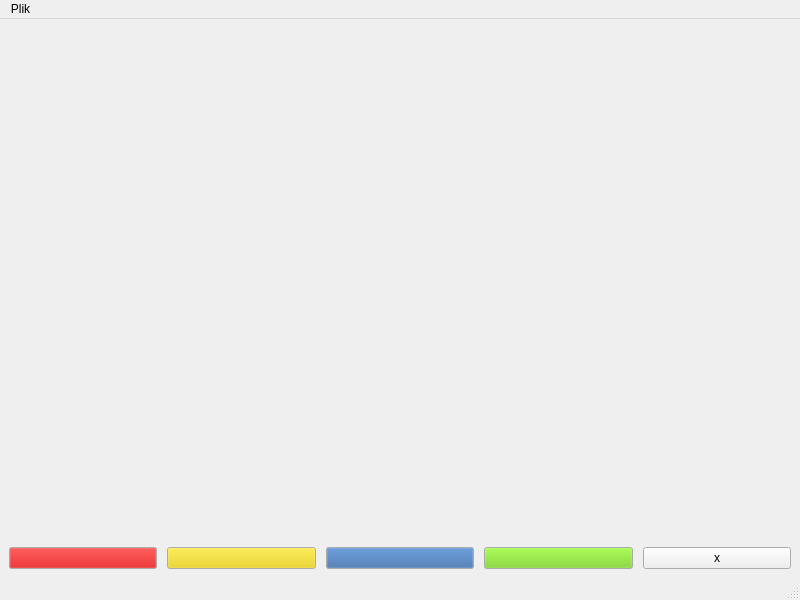
<?xml version="1.0" encoding="UTF-8"?>
<ui version="4.0">
 <class>MainWindow</class>
 <widget class="QMainWindow" name="MainWindow">
  <property name="geometry">
   <rect>
    <x>0</x>
    <y>0</y>
    <width>800</width>
    <height>600</height>
   </rect>
  </property>
  <property name="sizePolicy">
   <sizepolicy hsizetype="Preferred" vsizetype="Maximum">
    <horstretch>0</horstretch>
    <verstretch>0</verstretch>
   </sizepolicy>
  </property>
  <property name="windowTitle">
   <string>MainWindow</string>
  </property>
  <widget class="QWidget" name="widget">
   <layout class="QVBoxLayout" name="verticalLayout">
    <item>
     <widget class="ObszarRysowania" name="obszar_rysowania" native="true">
      <property name="sizePolicy">
       <sizepolicy hsizetype="Preferred" vsizetype="Preferred">
        <horstretch>0</horstretch>
        <verstretch>0</verstretch>
       </sizepolicy>
      </property>
     </widget>
    </item>
    <item>
     <layout class="QHBoxLayout" name="horizontalLayout" stretch="0,0,0,0,0">
      <property name="spacing">
       <number>10</number>
      </property>
      <property name="sizeConstraint">
       <enum>QLayout::SetNoConstraint</enum>
      </property>
      <property name="leftMargin">
       <number>0</number>
      </property>
      <property name="topMargin">
       <number>0</number>
      </property>
      <property name="rightMargin">
       <number>0</number>
      </property>
      <property name="bottomMargin">
       <number>0</number>
      </property>
      <item>
       <widget class="QPushButton" name="pushButton_1">
        <property name="palette">
         <palette>
          <active>
           <colorrole role="Button">
            <brush brushstyle="SolidPattern">
             <color alpha="255">
              <red>204</red>
              <green>0</green>
              <blue>0</blue>
             </color>
            </brush>
           </colorrole>
          </active>
          <inactive>
           <colorrole role="Button">
            <brush brushstyle="SolidPattern">
             <color alpha="255">
              <red>204</red>
              <green>0</green>
              <blue>0</blue>
             </color>
            </brush>
           </colorrole>
          </inactive>
          <disabled>
           <colorrole role="Button">
            <brush brushstyle="SolidPattern">
             <color alpha="255">
              <red>204</red>
              <green>0</green>
              <blue>0</blue>
             </color>
            </brush>
           </colorrole>
          </disabled>
         </palette>
        </property>
        <property name="text">
         <string/>
        </property>
       </widget>
      </item>
      <item>
       <widget class="QPushButton" name="pushButton_2">
        <property name="palette">
         <palette>
          <active>
           <colorrole role="Button">
            <brush brushstyle="SolidPattern">
             <color alpha="255">
              <red>237</red>
              <green>212</green>
              <blue>0</blue>
             </color>
            </brush>
           </colorrole>
          </active>
          <inactive>
           <colorrole role="Button">
            <brush brushstyle="SolidPattern">
             <color alpha="255">
              <red>237</red>
              <green>212</green>
              <blue>0</blue>
             </color>
            </brush>
           </colorrole>
          </inactive>
          <disabled>
           <colorrole role="Button">
            <brush brushstyle="SolidPattern">
             <color alpha="255">
              <red>237</red>
              <green>212</green>
              <blue>0</blue>
             </color>
            </brush>
           </colorrole>
          </disabled>
         </palette>
        </property>
        <property name="text">
         <string/>
        </property>
       </widget>
      </item>
      <item>
       <widget class="QPushButton" name="pushButton_3">
        <property name="palette">
         <palette>
          <active>
           <colorrole role="Button">
            <brush brushstyle="SolidPattern">
             <color alpha="255">
              <red>52</red>
              <green>101</green>
              <blue>164</blue>
             </color>
            </brush>
           </colorrole>
          </active>
          <inactive>
           <colorrole role="Button">
            <brush brushstyle="SolidPattern">
             <color alpha="255">
              <red>52</red>
              <green>101</green>
              <blue>164</blue>
             </color>
            </brush>
           </colorrole>
          </inactive>
          <disabled>
           <colorrole role="Button">
            <brush brushstyle="SolidPattern">
             <color alpha="255">
              <red>52</red>
              <green>101</green>
              <blue>164</blue>
             </color>
            </brush>
           </colorrole>
          </disabled>
         </palette>
        </property>
        <property name="text">
         <string/>
        </property>
       </widget>
      </item>
      <item>
       <widget class="QPushButton" name="pushButton_4">
        <property name="palette">
         <palette>
          <active>
           <colorrole role="Button">
            <brush brushstyle="SolidPattern">
             <color alpha="255">
              <red>115</red>
              <green>210</green>
              <blue>22</blue>
             </color>
            </brush>
           </colorrole>
          </active>
          <inactive>
           <colorrole role="Button">
            <brush brushstyle="SolidPattern">
             <color alpha="255">
              <red>115</red>
              <green>210</green>
              <blue>22</blue>
             </color>
            </brush>
           </colorrole>
          </inactive>
          <disabled>
           <colorrole role="Button">
            <brush brushstyle="SolidPattern">
             <color alpha="255">
              <red>115</red>
              <green>210</green>
              <blue>22</blue>
             </color>
            </brush>
           </colorrole>
          </disabled>
         </palette>
        </property>
        <property name="text">
         <string/>
        </property>
       </widget>
      </item>
      <item>
       <widget class="QPushButton" name="pushButton_5">
        <property name="text">
         <string>x</string>
        </property>
       </widget>
      </item>
     </layout>
    </item>
   </layout>
  </widget>
  <widget class="QMenuBar" name="menubar">
   <property name="geometry">
    <rect>
     <x>0</x>
     <y>0</y>
     <width>800</width>
     <height>22</height>
    </rect>
   </property>
   <widget class="QMenu" name="menuPlik">
    <property name="title">
     <string>Plik</string>
    </property>
    <addaction name="actionZako_cz"/>
    <addaction name="separator"/>
    <addaction name="actionZapisz_Jako"/>
   </widget>
   <addaction name="menuPlik"/>
  </widget>
  <widget class="QStatusBar" name="statusbar"/>
  <action name="actionZako_cz">
   <property name="text">
    <string>Zakończ</string>
   </property>
  </action>
  <action name="actionZapisz_Jako">
   <property name="text">
    <string>Zapisz Jako</string>
   </property>
   <property name="shortcut">
    <string>Ctrl+S</string>
   </property>
  </action>
 </widget>
 <customwidgets>
  <customwidget>
   <class>ObszarRysowania</class>
   <extends>QWidget</extends>
   <header>obszarrysowania.h</header>
   <container>1</container>
   <slots>
    <slot>setColor_1()</slot>
    <slot>setColor_2()</slot>
    <slot>setColor_3()</slot>
    <slot>setColor_4()</slot>
    <slot>setColor_5()</slot>
    <slot>delImage()</slot>
    <slot>save()</slot>
   </slots>
  </customwidget>
 </customwidgets>
 <resources/>
 <connections/>
 <slots>
  <slot>setColor1()</slot>
 </slots>
</ui>
